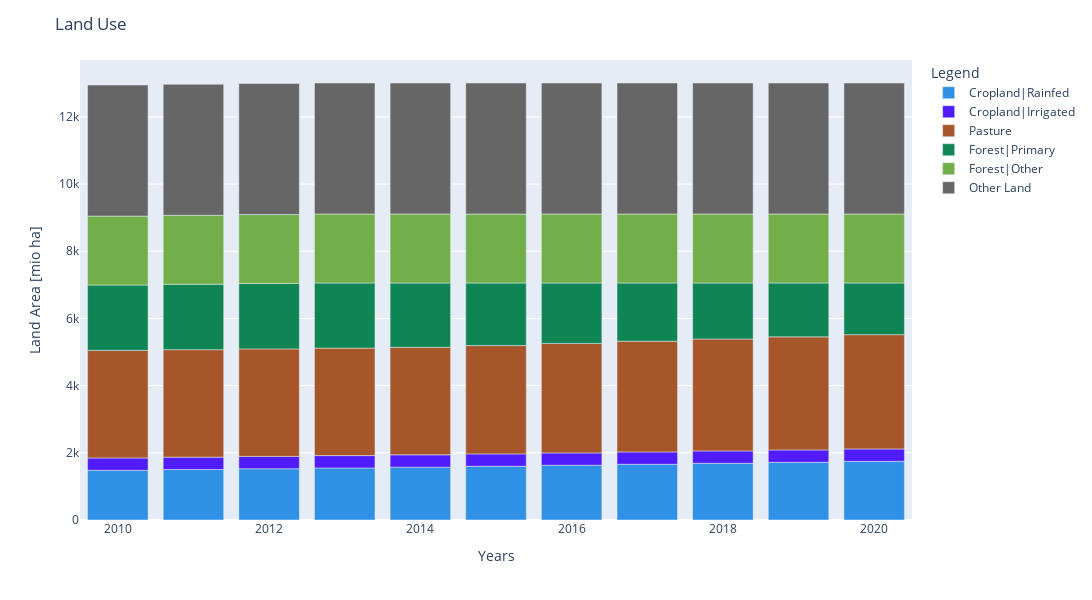

Notebook code for this chart:
### Code cell
## TotalAnnualTechnologyActivityByMode - Land Use
### option 1
#LandUse[0].plot.area()

### option 2
LandUse=LandUse.iloc[:-10,:]

LandUse.rename(columns = {'LA1':'Cropland|Rainfed', 'LA1_i':'Cropland|Irrigated', 'LA2':'Pasture', 'LF1':'Forest|Primary', 'LF2':'Forest|Other', 'LO':'Other Land'}, inplace = True)
fig3 = px.bar(LandUse, x=LandUse.index, y=LandUse.columns, 
            color_discrete_sequence=[px.colors.qualitative.Dark24[0], px.colors.qualitative.Dark24[9], px.colors.qualitative.Set1[6], px.colors.qualitative.Prism[3], px.colors.qualitative.Prism[4], px.colors.qualitative.Prism[10]], height=700, width=1400)
fig3.update_layout(
    title="Land Use",
    xaxis_title="Years",
    yaxis_title="Land Area [mio ha]",
    legend_title="Legend")
fig3.update_yaxes(rangemode='tozero', matches=None) #, showticklabels=True)
fig3.update_traces(hovertemplate='Year: %{x} <br>Land Area: %{y}')
fig3.show()


#myPath_png = Path(f'{folder}', 'img', 'LandUse.png')
#fig.write_image(myPath_png)

### Figure 1 — Plotly figure (JSON) as saved in the notebook; plotly's stock layout.template omitted (floating-point values rounded to 4 significant figures)
{"data": [{"alignmentgroup": "True", "hovertemplate": "Year: %{x} <br>Land Area: %{y}", "legendgroup": "Cropland|Rainfed", "marker": {"color": "#2E91E5", "pattern": {"shape": ""}}, "name": "Cropland|Rainfed", "offsetgroup": "Cropland|Rainfed", "orientation": "v", "showlegend": true, "textposition": "auto", "type": "bar", "x": [2010, 2011, 2012, 2013, 2014, 2015, 2016, 2017, 2018, 2019, 2020], "xaxis": "x", "y": [1479.0, 1503.0, 1526.0, 1549.0, 1573.0, 1600.0, 1630.0, 1659.0, 1688.0, 1718.0, 1747.0], "yaxis": "y"}, {"alignmentgroup": "True", "hovertemplate": "Year: %{x} <br>Land Area: %{y}", "legendgroup": "Cropland|Irrigated", "marker": {"color": "#511CFB", "pattern": {"shape": ""}}, "name": "Cropland|Irrigated", "offsetgroup": "Cropland|Irrigated", "orientation": "v", "showlegend": true, "textposition": "auto", "type": "bar", "x": [2010, 2011, 2012, 2013, 2014, 2015, 2016, 2017, 2018, 2019, 2020], "xaxis": "x", "y": [367.8, 367.8, 367.8, 367.8, 367.8, 367.8, 367.8, 367.8, 367.8, 367.8, 367.8], "yaxis": "y"}, {"alignmentgroup": "True", "hovertemplate": "Year: %{x} <br>Land Area: %{y}", "legendgroup": "Pasture", "marker": {"color": "rgb(166,86,40)", "pattern": {"shape": ""}}, "name": "Pasture", "offsetgroup": "Pasture", "orientation": "v", "showlegend": true, "textposition": "auto", "type": "bar", "x": [2010, 2011, 2012, 2013, 2014, 2015, 2016, 2017, 2018, 2019, 2020], "xaxis": "x", "y": [3200, 3200, 3200, 3200, 3200, 3225.0, 3260.0, 3296.0, 3331.0, 3366.0, 3402.0], "yaxis": "y"}, {"alignmentgroup": "True", "hovertemplate": "Year: %{x} <br>Land Area: %{y}", "legendgroup": "Forest|Primary", "marker": {"color": "rgb(15, 133, 84)", "pattern": {"shape": ""}}, "name": "Forest|Primary", "offsetgroup": "Forest|Primary", "orientation": "v", "showlegend": true, "textposition": "auto", "type": "bar", "x": [2010, 2011, 2012, 2013, 2014, 2015, 2016, 2017, 2018, 2019, 2020], "xaxis": "x", "y": [1948.0, 1948.0, 1948.0, 1940.0, 1916.0, 1864.0, 1799.0, 1735.0, 1670.0, 1605.0, 1540.0], "yaxis": "y"}, {"alignmentgroup": "True", "hovertemplate": "Year: %{x} <br>Land Area: %{y}", "legendgroup": "Forest|Other", "marker": {"color": "rgb(115, 175, 72)", "pattern": {"shape": ""}}, "name": "Forest|Other", "offsetgroup": "Forest|Other", "orientation": "v", "showlegend": true, "textposition": "auto", "type": "bar", "x": [2010, 2011, 2012, 2013, 2014, 2015, 2016, 2017, 2018, 2019, 2020], "xaxis": "x", "y": [2052.0, 2052.0, 2052.0, 2052.0, 2052.0, 2052.0, 2052.0, 2052.0, 2052.0, 2052.0, 2052.0], "yaxis": "y"}, {"alignmentgroup": "True", "hovertemplate": "Year: %{x} <br>Land Area: %{y}", "legendgroup": "Other Land", "marker": {"color": "rgb(102, 102, 102)", "pattern": {"shape": ""}}, "name": "Other Land", "offsetgroup": "Other Land", "orientation": "v", "showlegend": true, "textposition": "auto", "type": "bar", "x": [2010, 2011, 2012, 2013, 2014, 2015, 2016, 2017, 2018, 2019, 2020], "xaxis": "x", "y": [3900, 3900.0, 3900, 3900, 3900, 3900, 3900.0, 3900.0, 3900, 3900, 3900], "yaxis": "y"}], "layout": {"barmode": "relative", "height": 600, "legend": {"title": {"text": "Legend"}, "tracegroupgap": 0}, "margin": {"t": 60}, "title": {"text": "Land Use"}, "width": 1400, "xaxis": {"anchor": "y", "domain": [0, 1], "title": {"text": "Years"}}, "yaxis": {"anchor": "x", "domain": [0, 1], "rangemode": "tozero", "title": {"text": "Land Area [mio ha]"}}}}
